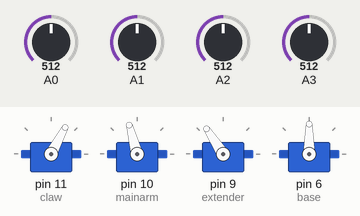
This sketch was run on a simulated Arduino Uno, built with avr-gcc and run on an emulated ATmega328P. On the bench: 4 × servo. The inputs (shaded band) are chosen by the test bench; at power-on: A3 = 512, A0 = 512, A1 = 512, A2 = 512.

Above: at 1.2 s.
1.3 s: A3 set to 992
At 2.6 s:
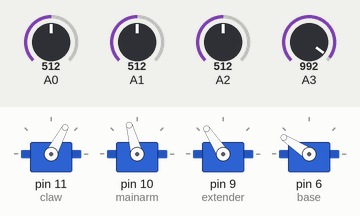
3.4 s: A0 set to 306
At 3.9 s:
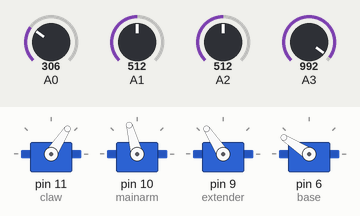
4.9 s: A1 set to 306
At 6.1 s:
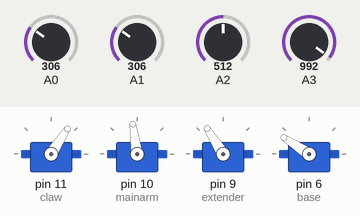
6.4 s: A2 set to 306
At 7.0 s:
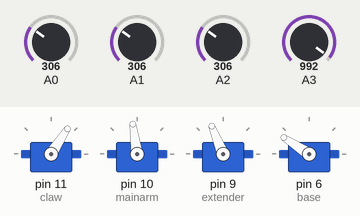
7.9 s: A3 set to 716
At 9.0 s:
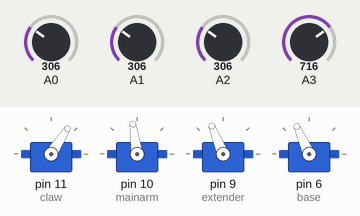
9.7 s: A2 set to 30
At 11.1 s:
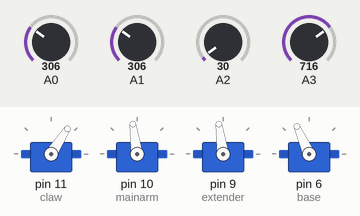
Timing chart, 0 to 12.3 s (numbered marks = the images above; inputs shaded):
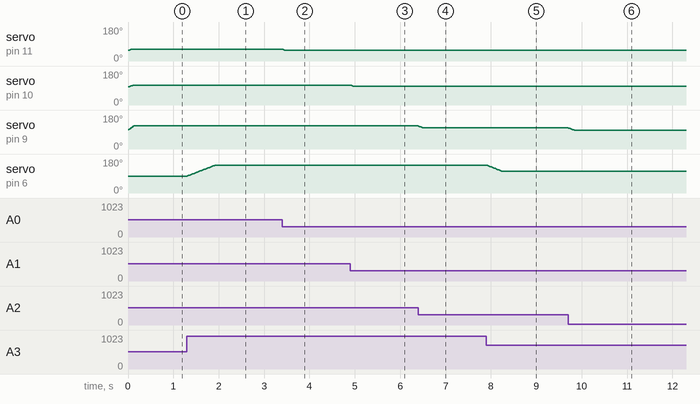

The sketch:

jadonp.ino
```cpp
//This code allows ofr user control of this apparatus:
//https://shop.barnabasrobotics.com/collections/kits-1/products/barnabas-arduino-compatible-robot-arm-kit-with-joystick-control-ages-11

#include <Servo.h>
//claw motor min angle 55 (53:75)
//mainarm min angle 10 max 150
//extender max angle 120 min angle is mainarm dependant (coupled motors)
Servo claw;
Servo mainarm;
Servo extender;
Servo base;

//m=m+|a-m|/(a-m) PID protocall

//default position for each motor
int claw_motor=55;
int base_motor=90;
int arm_motor=95;
int ext_motor=95;

//set time interval
int wait=10;

void setup() {
  //Serial.begin(9600);test output

  //attach motors
  claw.attach(11);
  mainarm.attach(10);
  extender.attach(9);
  base.attach(6);

  //Setup rotor pins
  pinMode(A0,INPUT);
  pinMode(A1,INPUT);
  pinMode(A2,INPUT);
  pinMode(A3,INPUT);

  //Set motors to default values
  claw.write(claw_motor);
  base.write(base_motor);
  mainarm.write(arm_motor);
  extender.write(arm_motor);

}

void loop() {
  //Use PID to move each motor to position set by rotor
  int x=analogRead(A0);
  int claw_angle=map(x,10,1013,50,75);
  if (claw_angle!=claw_motor){
    claw_motor=claw_motor+abs(claw_angle-claw_motor)/(claw_angle-claw_motor);
    claw.write(claw_motor);
  }
  int y=analogRead(A3);
  int base_angle=map(y,10,1013,30,150);
  if (base_angle!=base_motor){
    base_motor=base_motor+abs(base_angle-base_motor)/(base_angle-base_motor);
    base.write(base_motor);
  }
  int z=analogRead(A1);
  int arm_angle=map(z,10,1013,90,120);
  if (arm_angle!=arm_motor){
    arm_motor=arm_motor+abs(arm_angle-arm_motor)/(arm_angle-arm_motor);
    mainarm.write(arm_motor);
    extender.write(arm_motor+(ext_motor-90));
  }
  int w=analogRead(A2);
  int ext_angle=map(w,10,1013,90,285-1.5*arm_motor); //150
  if (ext_angle!=ext_motor){
    ext_motor=ext_motor+abs(ext_angle-ext_motor)/(ext_angle-ext_motor);
    extender.write(arm_motor+(ext_motor-90));
  }
  delay(wait);

}
```

Measured:
- after the input at 1.3 s, servo on pin 6 (base): moves from 90° to 147° over 0.60 s, starting at once
- after the input at 3.4 s, servo on pin 11 (claw): 62° → 57° at once
- after the input at 4.9 s, servo on pin 10 (mainarm): 105° → 98° at once; servo on pin 9 (extender): 123° → 122° after 0.05 s
- after the input at 6.4 s, servo on pin 9 (extender): 122° → 112° at once
- after the input at 7.9 s, servo on pin 6 (base): moves from 147° to 114° over 0.34 s, starting at once
- after the input at 9.7 s, servo on pin 9 (extender): 112° → 98° at once
